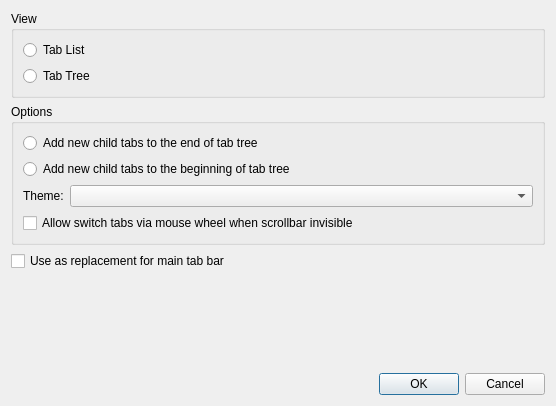
<?xml version="1.0" encoding="UTF-8"?>
<ui version="4.0">
 <class>VerticalTabsSettings</class>
 <widget class="QDialog" name="VerticalTabsSettings">
  <property name="geometry">
   <rect>
    <x>0</x>
    <y>0</y>
    <width>556</width>
    <height>406</height>
   </rect>
  </property>
  <property name="windowTitle">
   <string>Vertical Tabs Settings</string>
  </property>
  <layout class="QVBoxLayout" name="verticalLayout_2">
   <item>
    <widget class="QGroupBox" name="groupBox">
     <property name="title">
      <string>View</string>
     </property>
     <layout class="QVBoxLayout" name="verticalLayout">
      <item>
       <widget class="QRadioButton" name="tabListView">
        <property name="text">
         <string>Tab List</string>
        </property>
       </widget>
      </item>
      <item>
       <widget class="QRadioButton" name="tabTreeView">
        <property name="text">
         <string>Tab Tree</string>
        </property>
       </widget>
      </item>
     </layout>
    </widget>
   </item>
   <item>
    <widget class="QGroupBox" name="groupBox_2">
     <property name="title">
      <string>Options</string>
     </property>
     <layout class="QFormLayout" name="formLayout">
      <item row="0" column="0" colspan="2">
       <widget class="QRadioButton" name="appendChild">
        <property name="text">
         <string>Add new child tabs to the end of tab tree</string>
        </property>
       </widget>
      </item>
      <item row="1" column="0" colspan="2">
       <widget class="QRadioButton" name="prependChild">
        <property name="text">
         <string>Add new child tabs to the beginning of tab tree</string>
        </property>
       </widget>
      </item>
      <item row="2" column="0">
       <widget class="QLabel" name="label">
        <property name="text">
         <string>Theme:</string>
        </property>
       </widget>
      </item>
      <item row="2" column="1">
       <widget class="QComboBox" name="theme"/>
      </item>
      <item row="3" column="0" colspan="2">
       <widget class="QCheckBox" name="cbTabListMouseWheelSwitchTabs">
        <property name="text">
         <string>Allow switch tabs via mouse wheel when scrollbar invisible</string>
        </property>
       </widget>
      </item>
     </layout>
    </widget>
   </item>
   <item>
    <widget class="QCheckBox" name="replaceTabBar">
     <property name="text">
      <string>Use as replacement for main tab bar</string>
     </property>
    </widget>
   </item>
   <item>
    <spacer name="verticalSpacer">
     <property name="orientation">
      <enum>Qt::Vertical</enum>
     </property>
     <property name="sizeHint" stdset="0">
      <size>
       <width>20</width>
       <height>40</height>
      </size>
     </property>
    </spacer>
   </item>
   <item>
    <widget class="QDialogButtonBox" name="buttonBox">
     <property name="orientation">
      <enum>Qt::Horizontal</enum>
     </property>
     <property name="standardButtons">
      <set>QDialogButtonBox::Cancel|QDialogButtonBox::Ok</set>
     </property>
    </widget>
   </item>
  </layout>
 </widget>
 <resources/>
 <connections/>
</ui>
